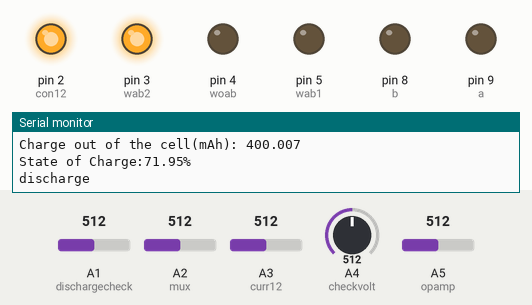
The sketch below on a simulated Arduino Uno, built with avr-gcc and run on an emulated ATmega328P. Shown: output pins drawn as LEDs (lit = HIGH), the last lines printed to the serial monitor. The test bench sets the inputs (shaded band); at power-on: A4 (checkvolt) = 512, A1 (dischargecheck) = 512, A2 (mux) = 512, A3 (curr12) = 512, A5 (opamp) = 512.

Above: at 2.8 s.
2.9 s: A4 (checkvolt) set to 993
4.5 s: A4 (checkvolt) set to 1009
At 6.1 s:
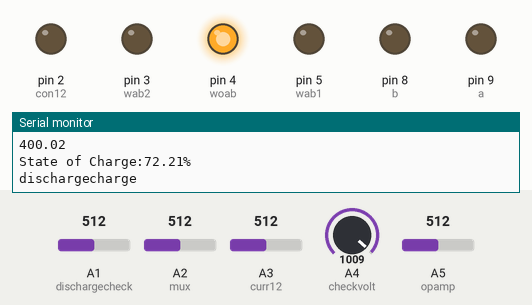
8.8 s: A4 (checkvolt) set to 990
At 10.4 s:
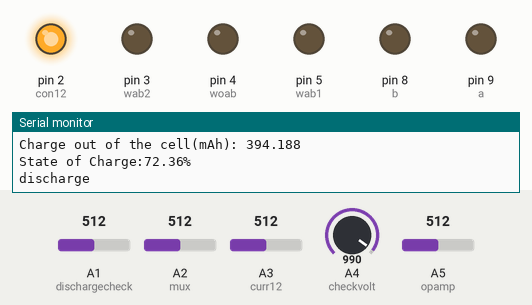
Timing chart, 0 to 11.9 s (numbered marks = the images above; inputs shaded):
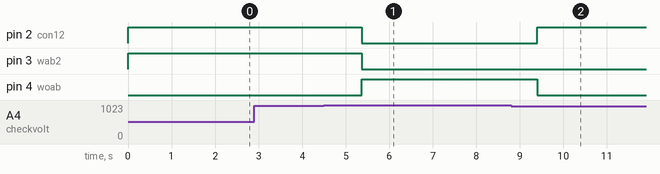

The sketch:

Reiana.ino
```cpp
int con12 = 2;
int checkvolt = A4;
int opamp= A5;
int curr12 = A3;
int woab = 4;
int wab1 = 5;
int wab2 = 3;
int a= 9;
int b= 8;
int mux= A2;
//float a;
float varVolt = 1.95637657122904E-05;  // variance determined using excel and reading samples of raw sensor data
float varProcess = 1e-9;// need to be checked by estimation;
float Pc = 0.0;
float G = 0.0;
float T = 1.0;
float Xp = 0.0;
float Zp = 0.0;
float Xe = 0.0;
float tchrg=400.0;
float millproc=0.0;
float rshunt=3.2;
float millproc1=0.0;
float SOC=0.0;
int i=1;
float s;
int dischargecheck = A1;
//float a1,b1;
float a1= 4.09;//bat1positive() - bat1negative();
float b1=3.58;
void currentsensing()
{
  float p;
 p=analogRead(opamp);
 p=(p/1023.0)*5;
 Pc = T + varProcess;
 G = Pc/(Pc + varVolt);    // kalman gain
 T = (1-G)*Pc;
 Xp = Xe;
 Zp = Xp;
 Xe = G*(p-Zp)+Xp;
 Serial.print("Filtered opamp output Voltage : ");
 Serial.println(Xe*1.0,3);
 float i= Xe/(102*rshunt) ;
 Serial.print("Shunt Voltage : ");
 Serial.println(Xe*1.0/102,3);
 tchrg= tchrg+(i*(millis()-millproc))/3600.0 ;
 Serial.print("Charge out of the cell(mAh): ");
 Serial.println(tchrg,3);

 SOC= (1426.0-tchrg)/14.26 ;
 Serial.print("State of Charge:");
 Serial.print(SOC,2);
 Serial.println("%");
 //delay(1000);

}

float bat1positive() {
 digitalWrite(a,HIGH);
 digitalWrite(b,LOW);
 delay(2);
 return analogRead(mux);
}

float bat1negative() {
 digitalWrite(a,HIGH);
 digitalWrite(b,HIGH);
 delay(2);
 return analogRead(mux);
}


float bat2positive() {
 digitalWrite(a,LOW);
 digitalWrite(b,HIGH);
 delay(2);
 return analogRead(mux);
}

float bat2negative() {
 digitalWrite(a,LOW);
 digitalWrite(b,LOW);
 delay(2);
 return analogRead(mux);
}


void CheckLow(int x,int y) {
 if(x<=y) {
     digitalWrite(wab1,HIGH);
   }
   else {
     digitalWrite(wab2,HIGH);
   }
 }

void tux()
{
 a1= 4.09;//bat1positive() - bat1negative();
 b1=3.58;//bat2positive() - bat2negative();
millproc1=millis();

CheckLow(a,b);
delay(1000);
}

void activecellbalancing()
{
  digitalWrite(woab,LOW);
  if(i==1)
  {
    tux();
    i++;
  }
  if((float)millis()-millproc1 > 300000 )
  {
    tux();
  }

  currentsensing();
}

void withoutactivecellbalancing()
{
  digitalWrite(woab,HIGH);
  digitalWrite(wab1,LOW);
  digitalWrite(wab2,LOW);
  float t=bat1negative();
  float k=analogRead(curr12);
  float s=bat2negative();
  t=(t*5)/1023;
  k=(k*5)/1023;
  s=(s*5)/1023;
  tchrg-=((t-k)*(millis()-millproc)/3600);
  Serial.println(tchrg);
  tchrg=tchrg-(s*(millis()-millproc)/3600);
  millproc=millis();
  SOC= (1426.0-tchrg)/14.26 ;
 Serial.print("State of Charge:");
 Serial.print(SOC,2);
 Serial.println("%");
}

void dischargecharge()
{
  withoutactivecellbalancing();
  digitalWrite(con12,LOW);
}

void charge()
{
  withoutactivecellbalancing();
  digitalWrite(con12,LOW);

}

void discharge()
{
  digitalWrite(con12,HIGH);
  activecellbalancing();
}

void setup() {
 pinMode(con12,OUTPUT);
 pinMode(checkvolt,INPUT);
 pinMode(dischargecheck,INPUT);
 pinMode(curr12,INPUT);
 pinMode(opamp,INPUT);
  pinMode(a,OUTPUT);
 pinMode(b,OUTPUT);
 pinMode(mux,INPUT);
 pinMode(woab,OUTPUT);
 pinMode(wab1,OUTPUT);
 pinMode(wab2,OUTPUT);
 Serial.begin(9600);

}


void loop() {
  //digitalWrite(woab,LOW);
//delay(1000);
float m=analogRead(checkvolt);
float s=analogRead(A1);
//Serial.println(m);
//Serial.println(s);
//Serial.println(bat1positive());
//a=analogRead(soc);

if(m<1000 && s>100 )
{
discharge();
Serial.println("discharge");
}

if(m>1000 && s<100.00)
  {
    charge();
    Serial.println("charge");
  }
if(m>1000 && s>100.00)
  {
    dischargecharge();
    Serial.println("dischargecharge");
  }
  if(m<1000 && s<100)
  {
    discharge();
  Serial.println("Sleep");
  }
delay(1000);

Serial.print("bat1= ");
Serial.println((float)a1);
Serial.print("bat2= ");
Serial.println((float)b1);
}
```

Measured:
- the behaviour switches between 1000 and 1001 on A4 (checkvolt) (found by bisection; images 0 and 1)
- after the input at 4.5 s, pin 2 (con12), pin 3 (wab2): HIGH → LOW after 0.87 s; pin 4 (woab): LOW → HIGH after 0.87 s
- after the input at 8.8 s, pin 2 (con12): LOW → HIGH after 0.60 s; pin 4 (woab): HIGH → LOW after 0.60 s
